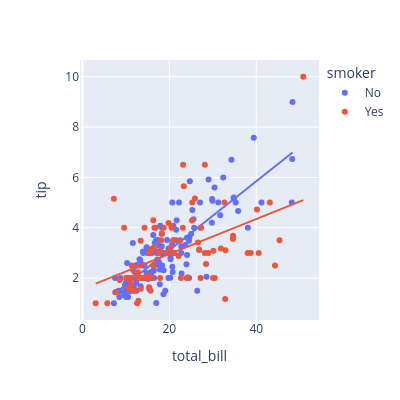

This figure's notebook cell:
### Code cell
# plotly에서 regplot
px.scatter(
    data_frame= tip_df,
    x= 'total_bill',
    y='tip',
    width=400,
    height=400,
    trendline= 'ols', # regplot 동일한역할 -Plotly px.scatter + trendline='ols'` → 인터랙티브 산점도 + 선형 회귀선
    color= 'smoker'
)

### Figure 1 — Plotly figure (JSON) as saved in the notebook; plotly's stock layout.template omitted (floating-point values rounded to 4 significant figures; data arrays with more than 128 entries replaced by an {"elided": "..."} marker saying what was removed)
{"data": [{"hovertemplate": "smoker=No<br>total_bill=%{x}<br>tip=%{y}<extra></extra>", "legendgroup": "No", "marker": {"color": "#636efa", "symbol": "circle"}, "mode": "markers", "name": "No", "orientation": "v", "showlegend": true, "type": "scatter", "x": {"elided": "151 float values"}, "xaxis": "x", "y": {"elided": "151 float values"}, "yaxis": "y"}, {"hovertemplate": "<b>OLS trendline</b><br>tip = 0.137156 * total_bill + 0.360069<br>R<sup>2</sup>=0.675984<br><br>smoker=No<br>total_bill=%{x}<br>tip=%{y} <b>(trend)</b><extra></extra>", "legendgroup": "No", "marker": {"color": "#636efa", "symbol": "circle"}, "mode": "lines", "name": "No", "showlegend": false, "type": "scatter", "x": {"elided": "151 float values"}, "xaxis": "x", "y": {"elided": "151 float values"}, "yaxis": "y"}, {"hovertemplate": "smoker=Yes<br>total_bill=%{x}<br>tip=%{y}<extra></extra>", "legendgroup": "Yes", "marker": {"color": "#EF553B", "symbol": "circle"}, "mode": "markers", "name": "Yes", "orientation": "v", "showlegend": true, "type": "scatter", "x": [38.01, 11.24, 20.29, 13.81, 11.02, 18.29, 3.07, 15.01, 26.86, 25.28, 17.92, 19.44, 32.68, 28.97, 5.75, 16.32, 40.17, 27.28, 12.03, 21.01, 11.35, 15.38, 44.3, 22.42, 15.36, 20.49, 25.21, 14.31, 16.0, 17.51, 10.59, 10.63, 50.81, 15.81, 7.25, 31.85, 16.82, 32.9, 17.89, 14.48, 9.6, 34.63, 34.65, 23.33, 45.35, 23.17, 40.55, 20.9, 30.46, 18.15, 23.1, 15.69, 19.81, 28.44, 15.48, 16.58, 10.34, 43.11, 13.0, 13.51, 18.71, 12.74, 13.0, 16.4, 20.53, 16.47, 26.59, 38.73, 24.27, 12.76, 30.06, 25.89, 13.27, 28.17, 12.9, 28.15, 11.59, 7.74, 30.14, 12.16, 13.42, 8.58, 13.42, 16.27, 10.09, 22.12, 24.01, 15.69, 15.53, 12.6, 32.83, 27.18, 22.67], "xaxis": "x", "y": [3.0, 1.76, 3.21, 2.0, 1.98, 3.76, 1.0, 2.09, 3.14, 5.0, 3.08, 3.0, 5.0, 3.0, 1.0, 4.3, 4.73, 4.0, 1.5, 3.0, 2.5, 3.0, 2.5, 3.48, 1.64, 4.06, 4.29, 4.0, 2.0, 3.0, 1.61, 2.0, 10.0, 3.16, 5.15, 3.18, 4.0, 3.11, 2.0, 2.0, 4.0, 3.55, 3.68, 5.65, 3.5, 6.5, 3.0, 3.5, 2.0, 3.5, 4.0, 1.5, 4.19, 2.56, 2.02, 4.0, 2.0, 5.0, 2.0, 2.0, 4.0, 2.01, 2.0, 2.5, 4.0, 3.23, 3.41, 3.0, 2.03, 2.23, 2.0, 5.16, 2.5, 6.5, 1.1, 3.0, 1.5, 1.44, 3.09, 2.2, 3.48, 1.92, 1.58, 2.5, 2.0, 2.88, 2.0, 3.0, 3.0, 1.0, 1.17, 2.0, 2.0], "yaxis": "y"}, {"hovertemplate": "<b>OLS trendline</b><br>tip = 0.0695902 * total_bill + 1.56427<br>R<sup>2</sup>=0.238357<br><br>smoker=Yes<br>total_bill=%{x}<br>tip=%{y} <b>(trend)</b><extra></extra>", "legendgroup": "Yes", "marker": {"color": "#EF553B", "symbol": "circle"}, "mode": "lines", "name": "Yes", "showlegend": false, "type": "scatter", "x": [3.07, 5.75, 7.25, 7.74, 8.58, 9.6, 10.09, 10.34, 10.59, 10.63, 11.02, 11.24, 11.35, 11.59, 12.03, 12.16, 12.6, 12.74, 12.76, 12.9, 13.0, 13.0, 13.27, 13.42, 13.42, 13.51, 13.81, 14.31, 14.48, 15.01, 15.36, 15.38, 15.48, 15.53, 15.69, 15.69, 15.81, 16.0, 16.27, 16.32, 16.4, 16.47, 16.58, 16.82, 17.51, 17.89, 17.92, 18.15, 18.29, 18.71, 19.44, 19.81, 20.29, 20.49, 20.53, 20.9, 21.01, 22.12, 22.42, 22.67, 23.1, 23.17, 23.33, 24.01, 24.27, 25.21, 25.28, 25.89, 26.59, 26.86, 27.18, 27.28, 28.15, 28.17, 28.44, 28.97, 30.06, 30.14, 30.46, 31.85, 32.68, 32.83, 32.9, 34.63, 34.65, 38.01, 38.73, 40.17, 40.55, 43.11, 44.3, 45.35, 50.81], "xaxis": "x", "y": [1.778, 1.964, 2.069, 2.103, 2.161, 2.232, 2.266, 2.284, 2.301, 2.304, 2.331, 2.346, 2.354, 2.371, 2.401, 2.41, 2.441, 2.451, 2.452, 2.462, 2.469, 2.469, 2.488, 2.498, 2.498, 2.504, 2.525, 2.56, 2.572, 2.609, 2.633, 2.635, 2.642, 2.645, 2.656, 2.656, 2.664, 2.678, 2.697, 2.7, 2.706, 2.71, 2.718, 2.735, 2.783, 2.809, 2.811, 2.827, 2.837, 2.866, 2.917, 2.943, 2.976, 2.99, 2.993, 3.019, 3.026, 3.104, 3.124, 3.142, 3.172, 3.177, 3.188, 3.235, 3.253, 3.319, 3.324, 3.366, 3.415, 3.433, 3.456, 3.463, 3.523, 3.525, 3.543, 3.58, 3.656, 3.662, 3.684, 3.781, 3.838, 3.849, 3.854, 3.974, 3.976, 4.209, 4.26, 4.36, 4.386, 4.564, 4.647, 4.72, 5.1], "yaxis": "y"}], "layout": {"height": 400, "legend": {"title": {"text": "smoker"}, "tracegroupgap": 0}, "margin": {"t": 60}, "width": 400, "xaxis": {"anchor": "y", "domain": [0, 1], "title": {"text": "total_bill"}}, "yaxis": {"anchor": "x", "domain": [0, 1], "title": {"text": "tip"}}}}
